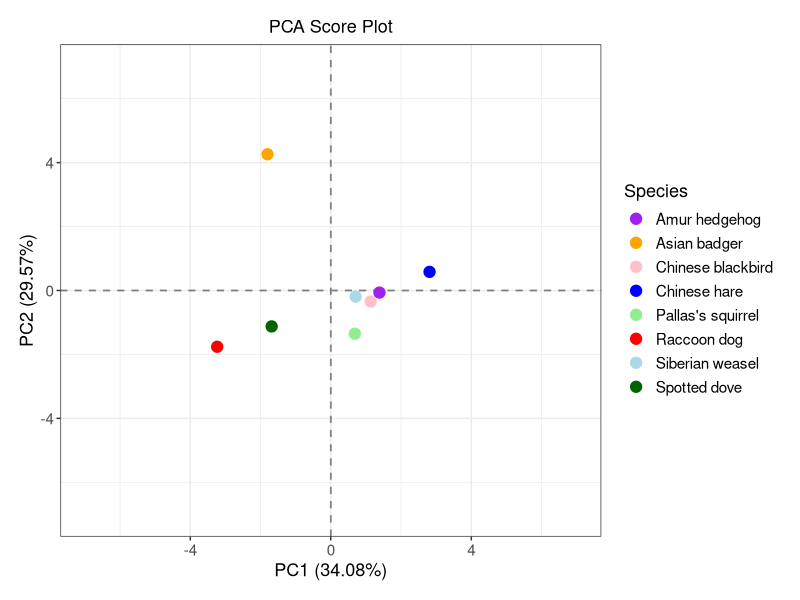
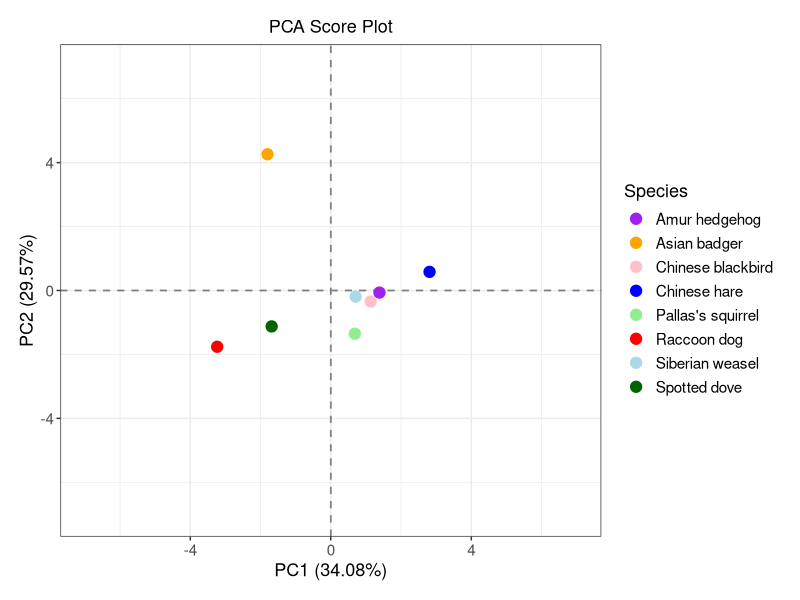

These figures' R source, in order:
# ==============================================================
# PCA for optimal-scale (EOS)
# Input: All_species_EOS_for_PCA.xlsx
# Output: PCA scatter plot, loadings heatmap, species-score heatmap, csv result tables
# ==============================================================
library(readxl)
library(ggplot2)
library(pheatmap)

# --------------------------
# 1. Set working directory and import data
setwd(".")
df_scale_raw <- read_excel("All_species_EOS_for_PCA.xlsx")

# --------------------------
# 2. Data preprocessing
spe_labels <- df_scale_raw[["spe"]]
spe_pca_input <- df_scale_raw[, !colnames(df_scale_raw) %in% c("spe")]
rownames(spe_pca_input) <- spe_labels

# --------------------------
# 3. Perform PCA
# center + scale handled by prcomp
pca_result <- prcomp(spe_pca_input, center = TRUE, scale. = TRUE)
pca_summary <- summary(pca_result)

pca_scores      <- as.data.frame(pca_result$x)
pca_loadings    <- pca_result$rotation
pca_scores_top4 <- pca_scores[, 1:4]

PC1_lab <- paste0("PC1 (", round(pca_summary$importance[2,1]*100, 2), "%)")
PC2_lab <- paste0("PC2 (", round(pca_summary$importance[2,2]*100, 2), "%)")

# --------------------------
# 4. PCA Score Plot
png("PCA_Scale_Plot.png", width = 800, height = 600, bg = "white")
# Fix: assign ggplot output to an object p_pca
p_pca <- ggplot(data = pca_scores,
                aes(x = PC1, y = PC2, color = rownames(spe_pca_input))) +
  coord_cartesian(xlim = c(-7, 7), ylim = c(-7, 7)) +
  geom_vline(xintercept = 0, linetype = "dashed", color = "gray50", linewidth = 0.6) +
  geom_hline(yintercept = 0, linetype = "dashed", color = "gray50", linewidth = 0.6) +
  geom_point(size = 3.5) +
  labs(x = PC1_lab, y = PC2_lab, color = "Species", title = "PCA Score Plot") +
  guides(fill = "none") +
  theme_bw() +
  scale_fill_manual(values = c("purple","orange","pink","blue","lightgreen","red","lightblue","darkgreen")) +
  scale_colour_manual(values = c("purple","orange","pink","blue","lightgreen","red","lightblue","darkgreen")) +
  theme(plot.title = element_text(hjust = 0.5, size = 13),
        axis.text = element_text(size = 11),
        axis.title = element_text(size = 13),
        legend.text = element_text(size = 11),
        legend.title = element_text(size = 13),
        plot.margin = unit(c(0.5,0.5,0.5,0.5),'cm'))

print(p_pca)  # explicit print to the png device
dev.off()

# Console output
print(p_pca)
print("=== PCA Summary ==="); print(pca_summary)
print("=== PCA Loadings (Env Variables) ==="); print(pca_loadings)

# Export tables for downstream analysis
write.csv(pca_scores,   "PCA_species_scores.csv", row.names = TRUE)
write.csv(pca_loadings, "PCA_variable_loadings.csv", row.names = TRUE)

# --------------------------
# 5. Loadings heatmap (PC1‑PC4)
loadings_4pc <- pca_result$rotation[, 1:4]
colnames(loadings_4pc) <- paste0("PC", 1:4, " (", round(pca_summary$importance[2, 1:4]*100, 1), "%)")

pheatmap(loadings_4pc,
         filename = "PCA_loadings_heatmap.png",
         width = 6, 
         height = 8,
         cluster_cols = FALSE,
         color = colorRampPalette(c("#71A2C1","white","#E63946"))(100),
         breaks = seq(-1, 1, length = 101),
         display_numbers = TRUE,
         number_format = "%.2f",
         fontsize_col = 10,
         fontsize_row = 10)

# --------------------------
# 6. Species‑score heatmap (PC1‑PC4)
colnames(pca_scores_top4) <- paste0("PC", 1:4, " (", round(pca_summary$importance[2, 1:4]*100, 1), "%)")

pheatmap(pca_scores_top4,
         filename = "PCA_species_score_heatmap.png", 
         width = 6, 
         height = 8,
         cluster_cols = FALSE,
         color = colorRampPalette(c("#71A2C1","white","#E63946"))(100),
         breaks = seq(-5, 5, length = 101),
         display_numbers = TRUE,
         number_format = "%.2f",
         fontsize_col = 10,
         fontsize_row = 10)
